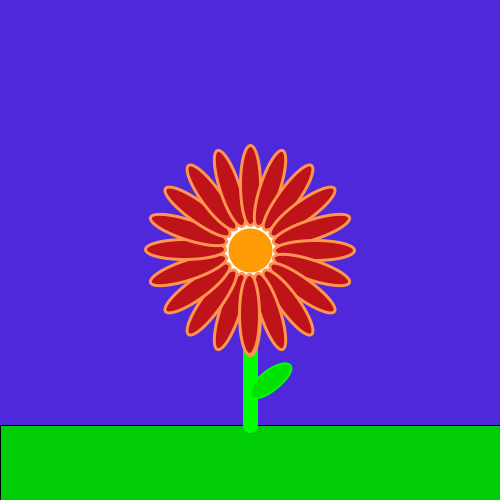
Frame 1 (no input)
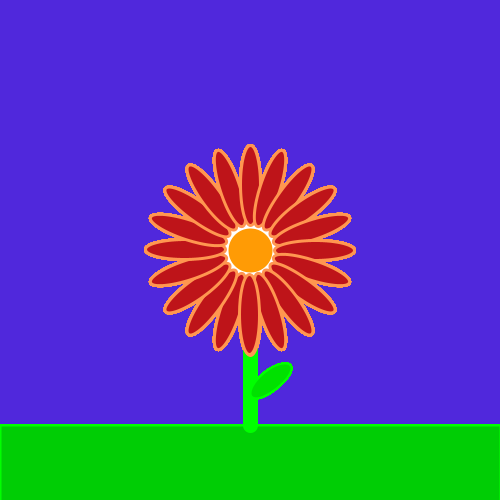
Frame 60 (the mouse pressed at the canvas centre just before this capture)
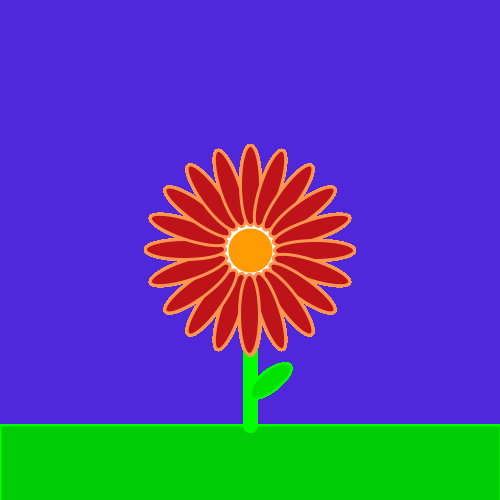
Frame 120 (the mouse held since frame 60 and released just before this capture)

The Processing sketch that drew these frames (run headless with seeded random() and noise(); from frame 60 on, the mouse is pressed at the canvas centre):

// Processing sketch: processing_1922
// ── processing_1922.pde





void setup(){
  size(500,500);
  background(80,40,220);

}

void draw(){

  float cr = random(50);

  fill(0,205,5);
  rectMode(CENTER);
  translate(width/2,height/2);
  rect(0,250,500,150);

  //gambo
  stroke(0,255,0);
  strokeWeight(15);
  smooth();
  line(0,175,0,0);

  //centro flor
  stroke(255);
  strokeWeight(6);
  fill (255,155,5);
  ellipse(0,0,50,50);

  //petalos
  fill(190,20,25);
  stroke(255,150,80);
  strokeWeight(3);
  ellipse(0,65,20,80);
  pushMatrix();

  for(int i=0; i<20; i++)
  {
    //rotazione
    rotate(TWO_PI/20);
    ellipse(0,65,20,80);


  }
  popMatrix();
  //oja
  stroke(0,255,0);
  strokeWeight(2);
  fill(0,225,0);
  translate(15,130);
  rotate(TWO_PI/7);
  ellipse(4,-4,20,50);

}
